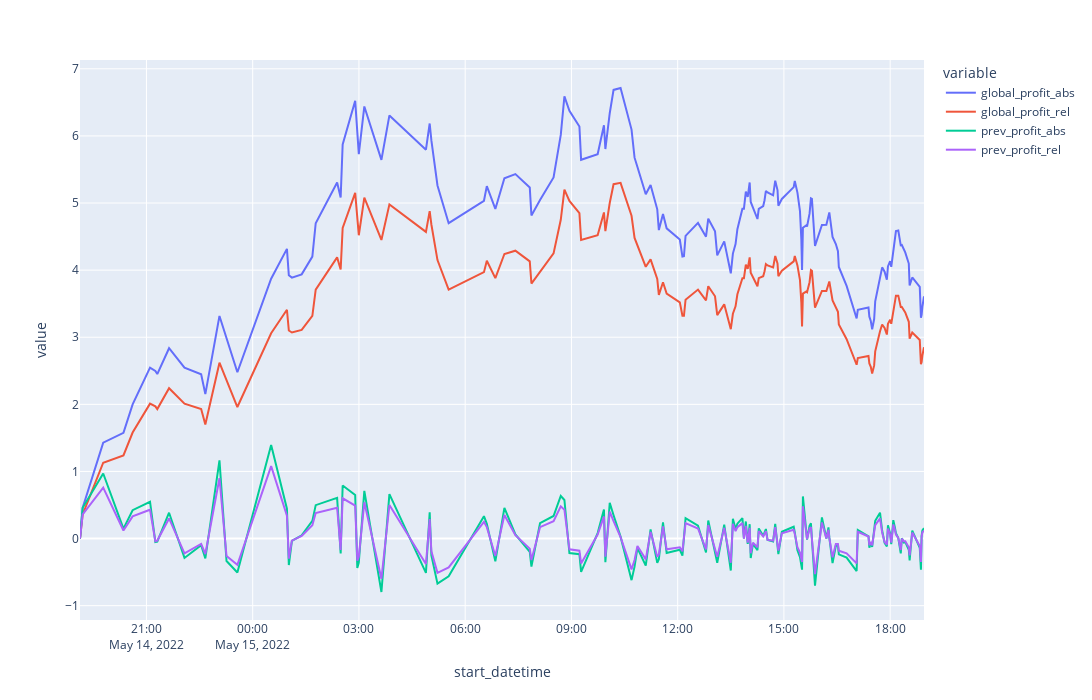
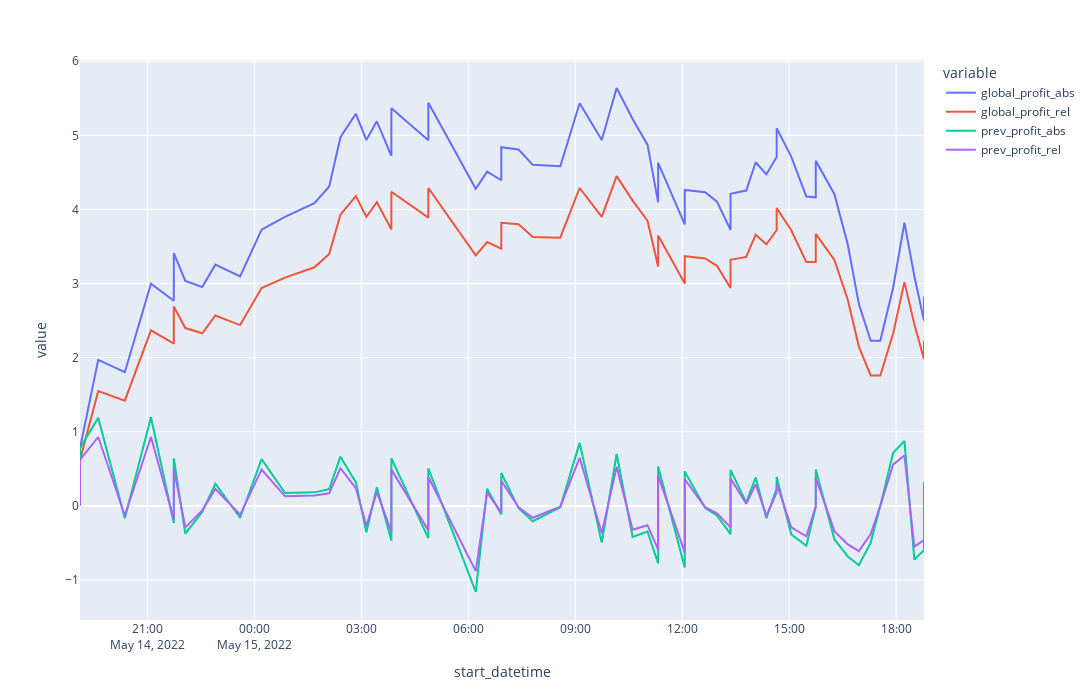
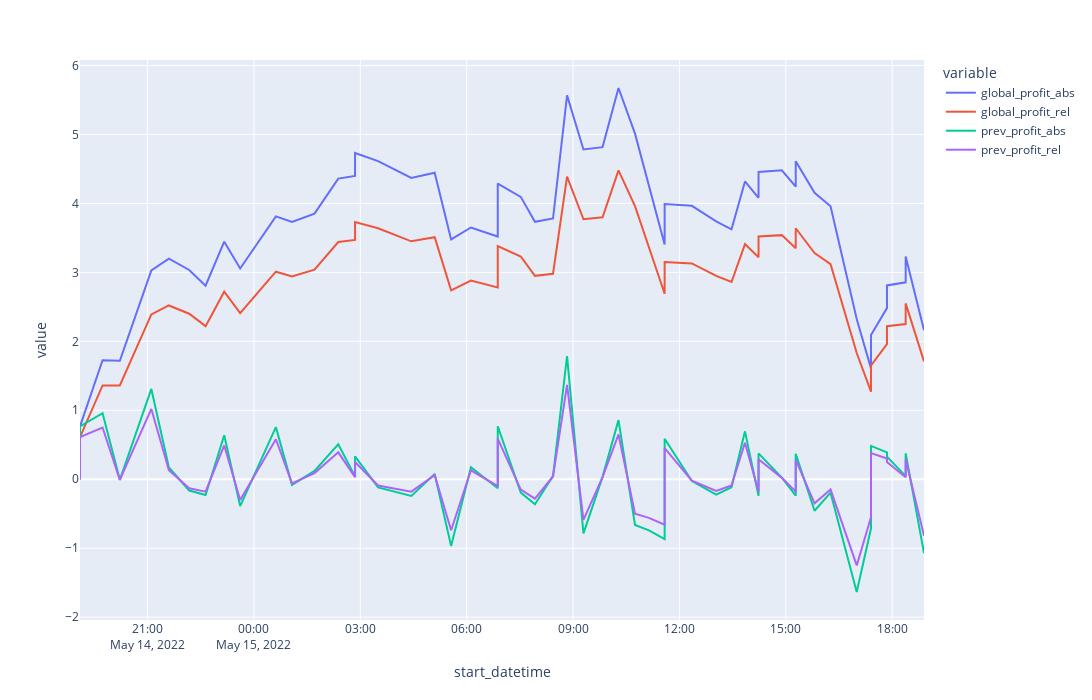
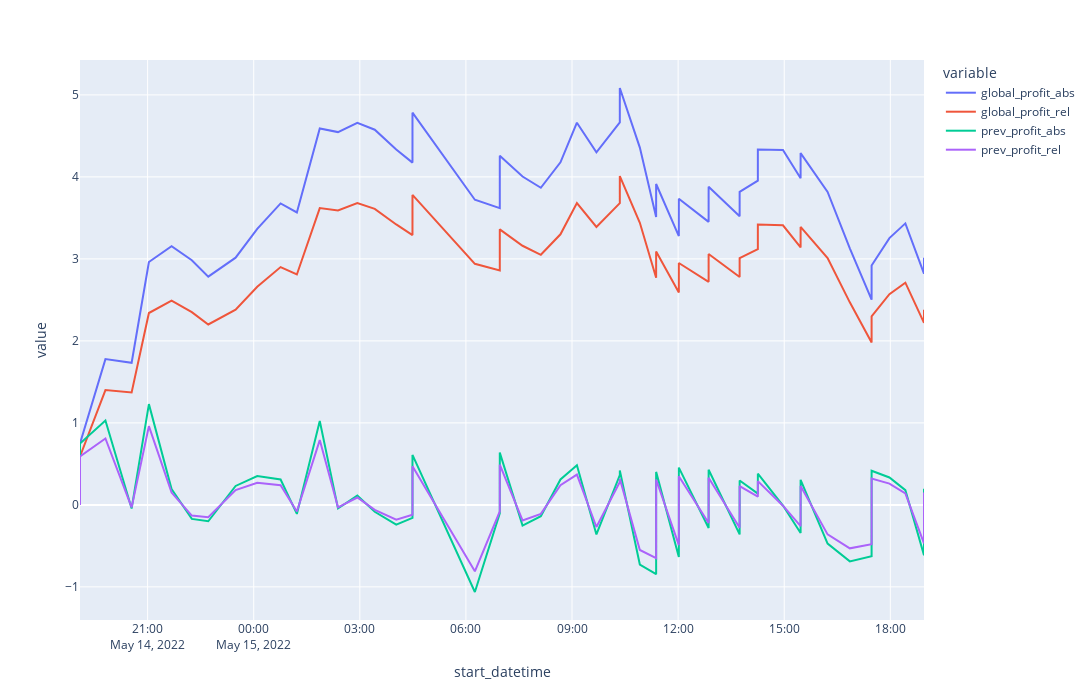

The cell these charts' notebook holds for them, in order:
### Code cell
# plot profits
profit_figs = {i: pt.plot_profit(logs_data[i]) for i in logs_data}
tab = pt.plot_widget(profit_figs, widgets.Tab())
